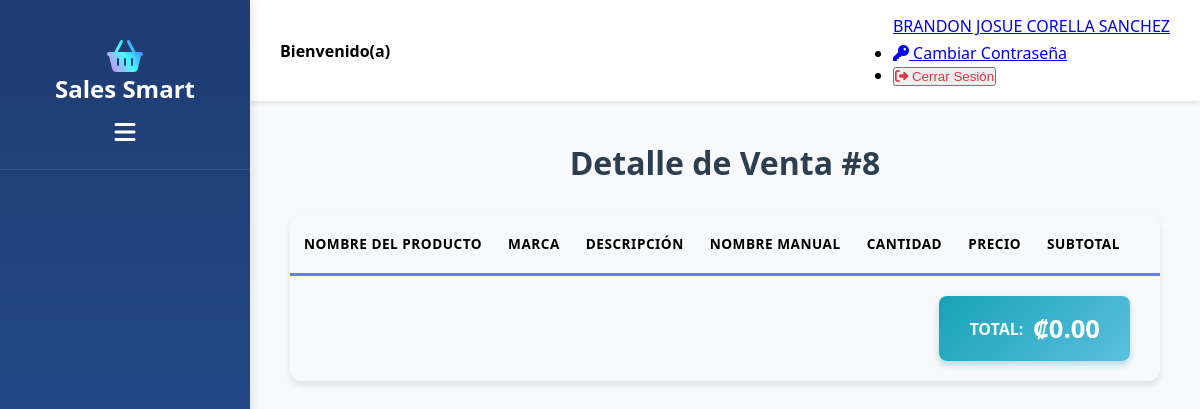
The page /View/Principal/DetalleVenta.php?id=8 (signed in) on the database as committed earlier.
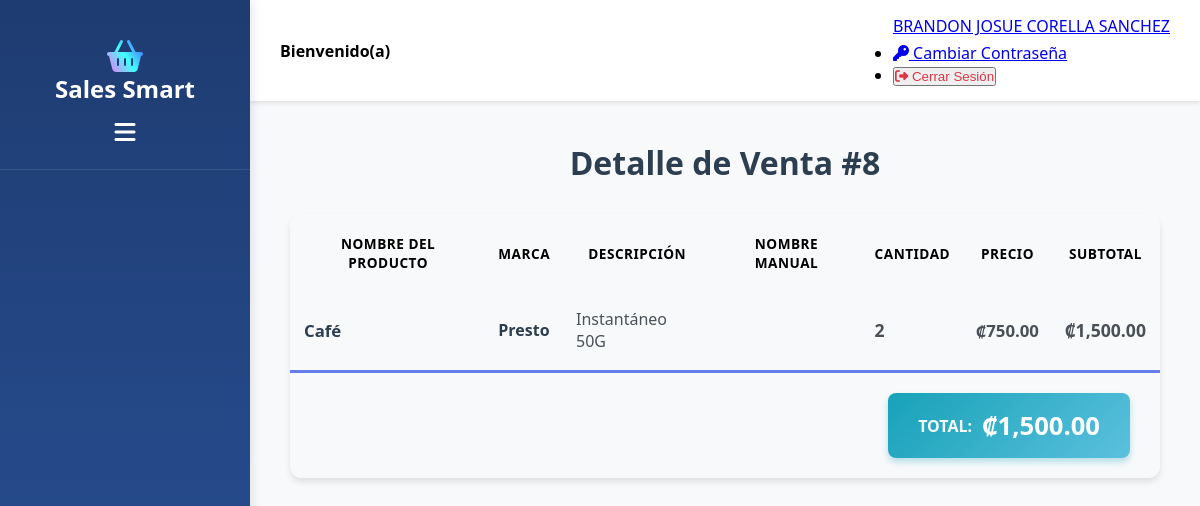
The same page on the database as committed later.
### tables this page shows
CREATE TABLE `tbdetalleventa` (
  `idDetalleVenta` int NOT NULL AUTO_INCREMENT,
  `idVenta` int NOT NULL,
  `idProducto` int DEFAULT NULL,
  `nombreManual` varchar(150) DEFAULT NULL,
  `cantidad` int NOT NULL,
  `precio` decimal(10,2) NOT NULL,
  `subtotal` decimal(10,2) NOT NULL,
  `total` decimal(10,2) NOT NULL,
  PRIMARY KEY (`idDetalleVenta`),
  KEY `FK_VENTA_DETALLE` (`idVenta`),
  KEY `FK_PRODUCTO_DETALLE` (`idProducto`),
  CONSTRAINT `FK_PRODUCTO_DETALLE` FOREIGN KEY (`idProducto`) REFERENCES `tbproducto` (`idProducto`) ON DELETE SET NULL ON UPDATE CASCADE,
  CONSTRAINT `FK_VENTA_DETALLE` FOREIGN KEY (`idVenta`) REFERENCES `tbventa` (`idVenta`)
);

CREATE TABLE `tbproducto` (
  `idProducto` int NOT NULL AUTO_INCREMENT,
  `codigoBarras` varchar(255) NOT NULL,
  `nombre` varchar(255) NOT NULL,
  `marca` varchar(255) NOT NULL,
  `idCategoria` int NOT NULL,
  `descripcion` varchar(255) NOT NULL,
  `cantidad` int NOT NULL,
  `precioUnitario` decimal(10,2) DEFAULT NULL,
  `precio` decimal(10,2) DEFAULT NULL,
  `idProveedor` int NOT NULL,
  `estado` bit(1) NOT NULL DEFAULT b'1',
  PRIMARY KEY (`idProducto`),
  UNIQUE KEY `uq_tbproducto_codigoBarras` (`codigoBarras`),
  KEY `FK_PRODUCTO_CATEGORIA` (`idCategoria`),
  KEY `FK_PRODUCTO_PROVEEDOR` (`idProveedor`),
  CONSTRAINT `FK_PRODUCTO_CATEGORIA` FOREIGN KEY (`idCategoria`) REFERENCES `tbcategoria` (`idCategoria`),
  CONSTRAINT `FK_PRODUCTO_PROVEEDOR` FOREIGN KEY (`idProveedor`) REFERENCES `tbproveedores` (`idProveedor`)
);

### Model/VentasModel.php (called while the page is built, shortened)
<?php
    function ConsultarDetalleModel ($idVenta)
    {
        try
        {
            $context = OpenConnection();
            $sentencia = "CALL ConsultarDetalleVenta('$idVenta')";
            $resultado = $context -> query($sentencia);
            $datos = [];
            while ($row = $resultado->fetch_assoc())
            {
                $datos[] = $row;
            }
            return $datos;
        }
        catch(Exception $error)
        {
            SaveError($error);
            return false;
        }
    }
?>

### Controller/VentasController.php (called while the page is built, shortened)
<?php
    include_once $_SERVER['DOCUMENT_ROOT'] . '/SalesSmart/Model/VentasModel.php';
    function ConsultarDetalle($idVenta)
    {
        return ConsultarDetalleModel($idVenta);
    }
?>

### View/Principal/DetalleVenta.php (the view, shortened to what this page needs)
<?php
    include_once $_SERVER['DOCUMENT_ROOT'] . '/SalesSmart/View/LayoutInterno.php';
    include_once $_SERVER['DOCUMENT_ROOT'] . '/SalesSmart/Controller/VentasController.php';
    $idVenta = $_GET["id"];
    $detalleVenta = ConsultarDetalle($idVenta);
?>
<!doctype html>
<html lang="es">
<body>
    <div class="detalle-container">
        <h2 class="page-title">Detalle de Venta #<?php echo $idVenta ?></h2>
        <div class="card card-detalle">
            <div class="card-body p-0">
                <div class="table-responsive">
                    <table class="table table-detalle" id="tbHistorial" name="tbHistorial">
                        <thead>
                            <tr>
                                <th scope="col">Nombre del Producto</th>
                                <th scope="col">Marca</th>
                                <th scope="col">Descripción</th>
                                <th scope="col">Nombre Manual</th>
                                <th scope="col">Cantidad</th>
                                <th scope="col">Precio</th>
                                <th scope="col">Subtotal</th>
                            </tr>
                        </thead>
                        <tbody>
                        <?php
                        foreach ($detalleVenta as $venta)
                        {
                            echo '
                            <tr>
                                <td class="text-center align-middle producto-col"><strong>'.$venta['nombreProducto'].'</strong></td>
                                <td class="text-center align-middle"><strong>'.$venta['marca'].'</strong></td>
                                <td class="text-center align-middle">'.$venta['descripcion'].'</td>
                                <td class="text-center align-middle">'.$venta['nombreManual'].'</td>
                                <td class="text-center align-middle cantidad-col">'.$venta['cantidad'].'</td>
                                <td class="text-center align-middle precio-col">₡'.number_format($venta['precio'], 2).'</td>
                                <td class="text-center align-middle subtotal-col">₡'.number_format($venta['subtotal'], 2).'</td>
                            </tr>';
                        }
                        ?>
                        </tbody>
                    </table>
                </div>
                <div class="total-container">
                    <div class="total-badge">
                        <span class="total-label">TOTAL:</span>
                        <span class="total-amount">₡<?php echo number_format($detalleVenta[0]['totalVenta'], 2); ?></span>
                    </div>
                </div>
            </div>
        </div>
    </div>
</body>
</html>

Rows that differ between the two databases and show on the page:
added tbdetalleventa: idProducto.nombre "Café", idProducto.marca "Presto", idProducto.descripcion "Instantáneo 50G", cantidad "2", precio "750.00", subtotal "1,500.00"
Other text that changed with them:
$detalleVenta[0]['totalVenta']: "0.00" → "1,500.00"
